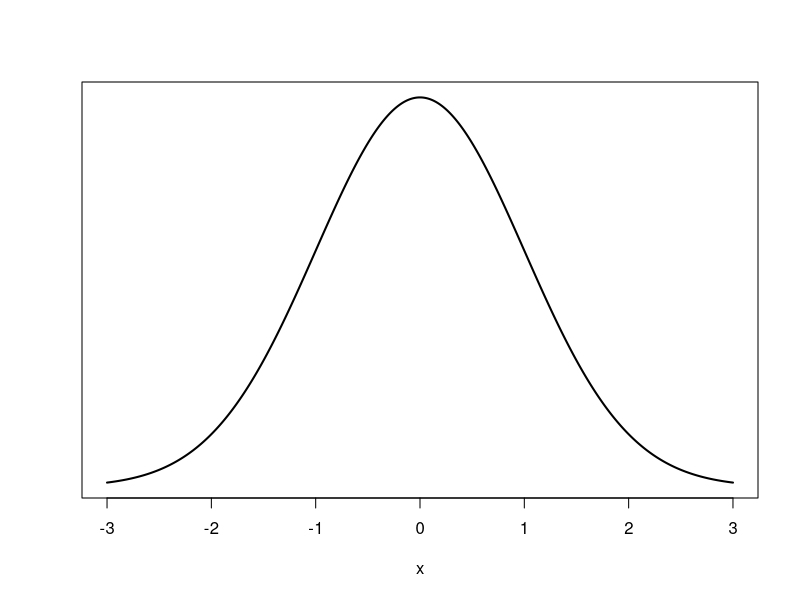
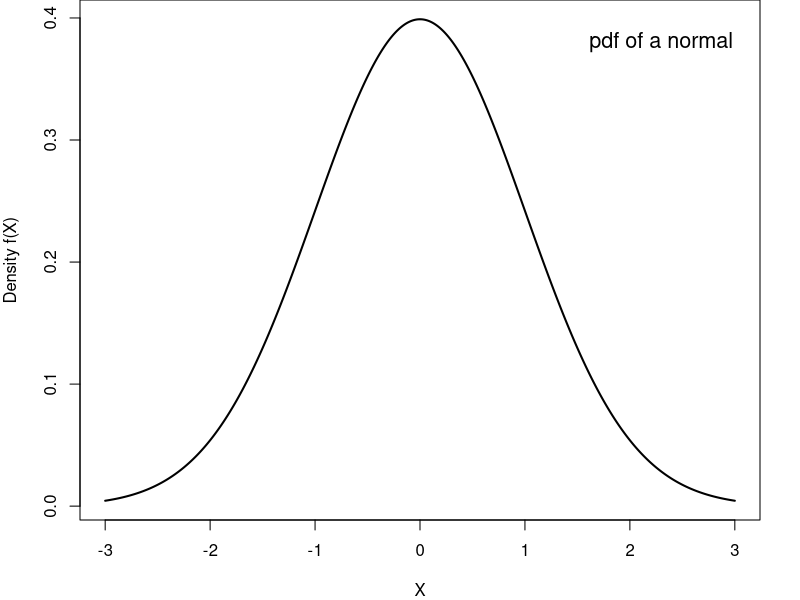
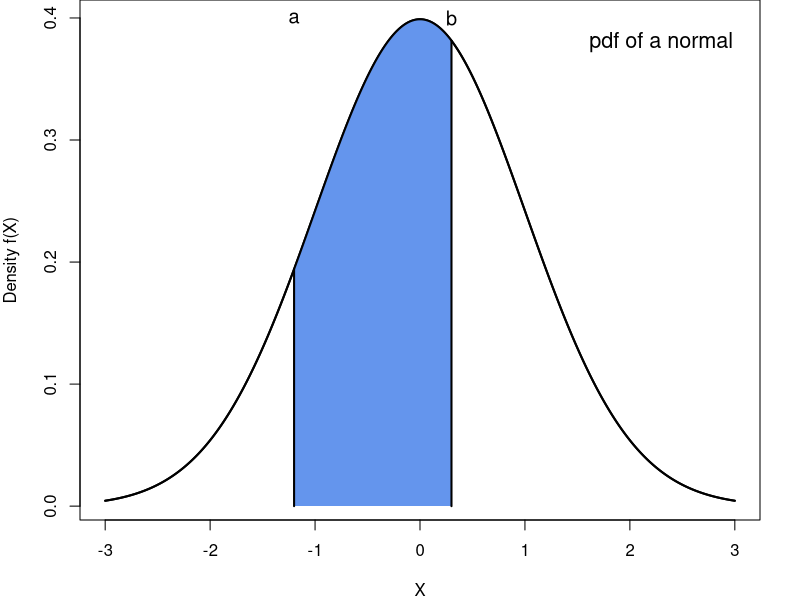
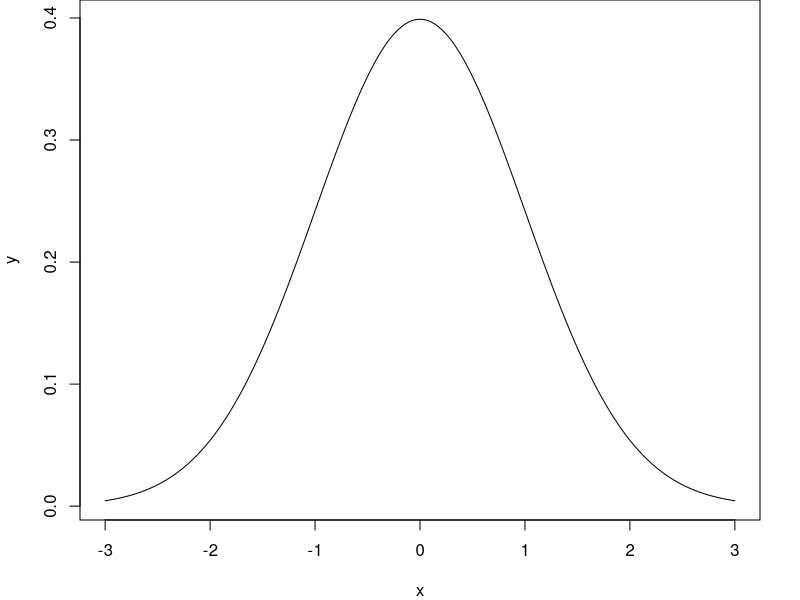
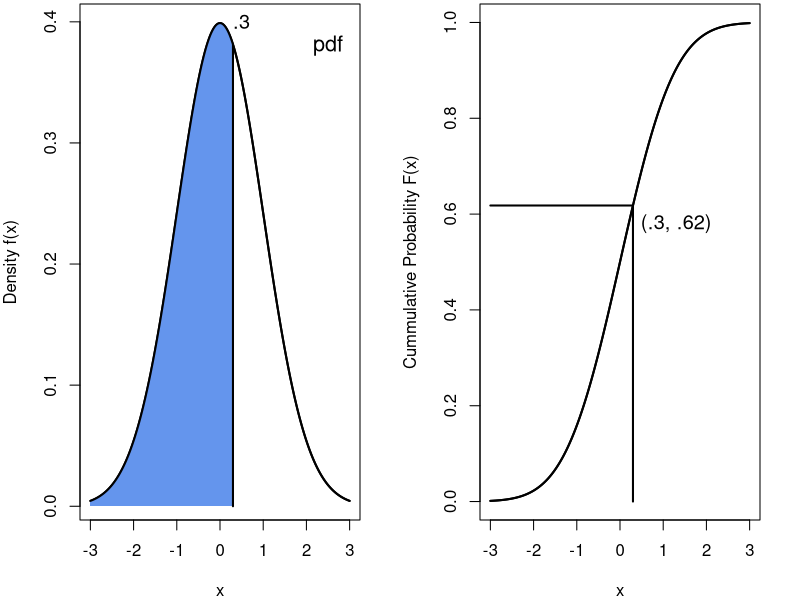
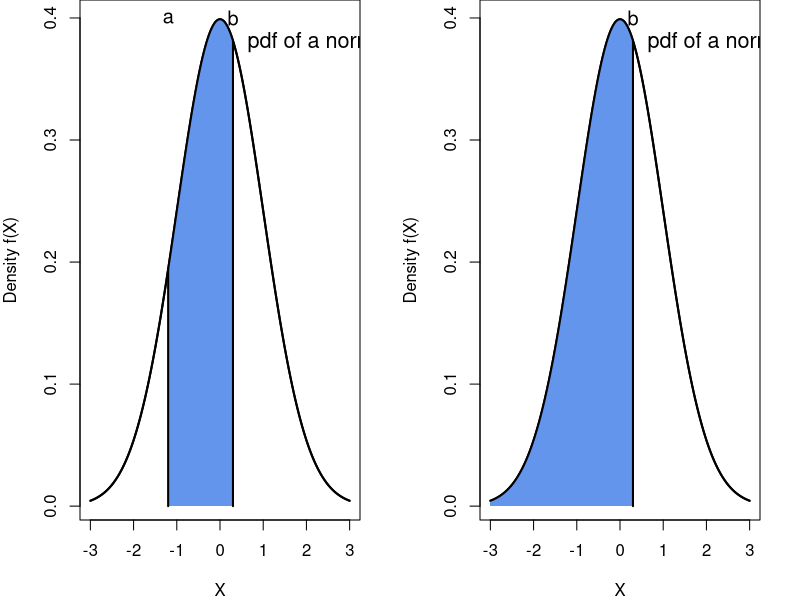
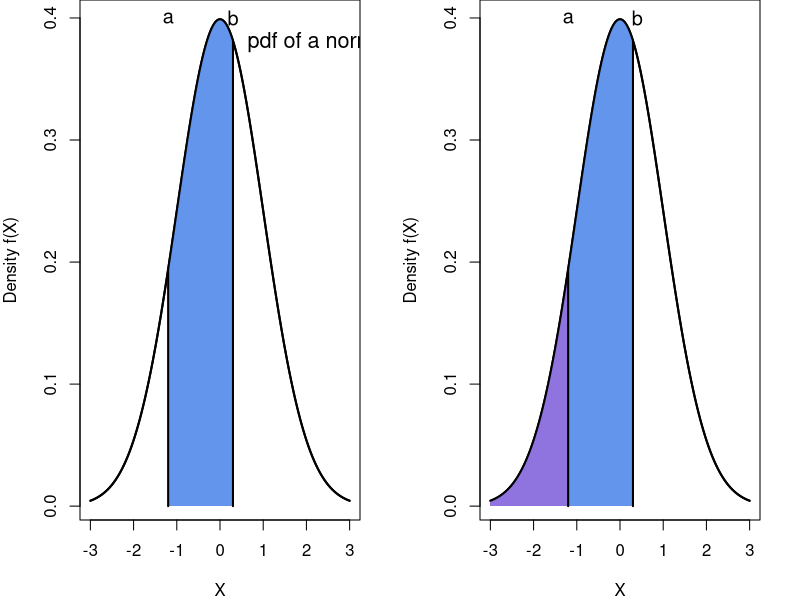
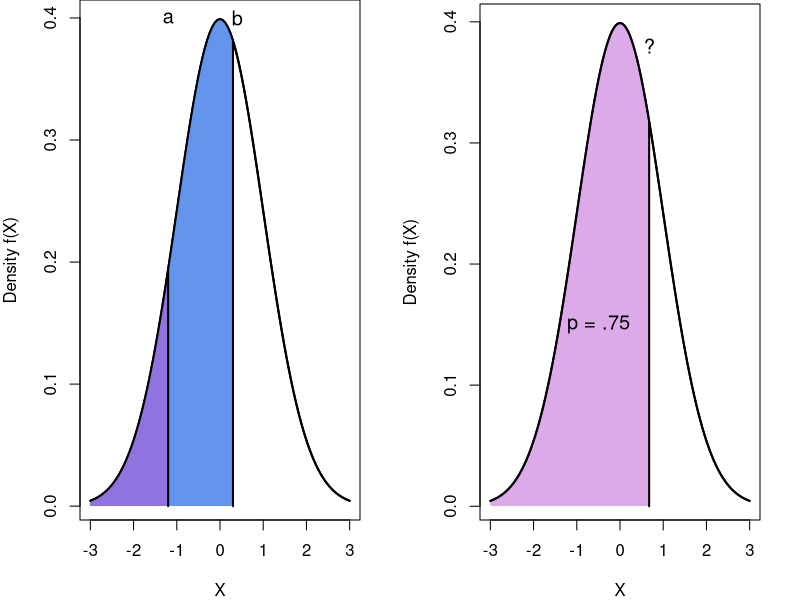

The R script that drew these images, in order:
## ---- chunk 1
x <- seq(-3, 3, .01)
y <- dnorm(x)
plot(x, y, yaxt = 'n', type = "l", lwd = 2, ylab = "")
## ---- chunk 2
par(mar = c(4, 4, 0, 2))
plot(x, y, type = "l", lwd = 2
     , ylab = "Density f(X)", xlab = "X")
text(2.3, .38, "pdf of a normal", cex = 1.3)
## ---- chunk 3
par(mar = c(4, 4, 0, 2))
plot(x, y, type = "l", lwd = 2
     , ylab = "Density f(X)", xlab = "X")
text(2.3, .38, "pdf of a normal", cex = 1.3)

make.line <- function(x, mu = 0, s2 = 1, ...){
  y <- dnorm(x, mu, sqrt(s2))
  lines(x = rep(x, 2), y = c(0, y) , ...)
}

make.poly <- function(a, b, mu = 0, s2 = 1, seq.by = .01, ...){
  y <- dnorm(seq(a, b, seq.by), mu, sqrt(s2))
  xx <- c(seq(a, b, seq.by), seq(b, a, -seq.by))
  yy <- c(y, rep(0, length(y)))
  polygon(xx, yy, border = NA, ...)
}

make.poly(-1.2, .3, col = "cornflowerblue")
make.line(-1.2, lwd = 2, col = 1)
make.line(.3, lwd = 2)
lines(x, y, lwd = 2)
text(-1.2, .4, "a", cex = 1.2)
text(.3, .4, "b", cex = 1.2)
## ---- chunk 4
dnorm(0, mean = 0, sd = 1)
## ---- chunk 5
x <- seq(-3, 3, .01)
head(x)
y <- dnorm(x = x, mean = 0, sd = 1)
head(y)
## ---- chunk 6
x <- seq(-3, 3, .01)
y <- dnorm(x = x, mean = 0, sd = 1)

plot(x, y, type = "l")
## ---- chunk 7
par(mar = c(4, 4, .2, 2))
layout(matrix(1:2, ncol = 2))
plot(x, y, type = "l", lwd = 2
     , ylab = "Density f(x)", xlab = "x")
text(2.5, .38, "pdf", cex = 1.3)

make.line <- function(x, mu = 0, s2 = 1, fun = "pdf", ...){
  if(fun == "pdf"){
    y <- dnorm(x, mu, sqrt(s2))
  }else{
    y <- pnorm(x, mu, sqrt(s2))
    }
  lines(x = rep(x, 2), y = c(0, y) , ...)
}

make.poly <- function(a, b, mu = 0, s2 = 1, seq.by = .01, fun = "pdf", ...){
  if(fun == "pdf"){
    y <- dnorm(seq(a, b, seq.by), mu, sqrt(s2))
  }else{
    y <- pnorm(seq(a, b, seq.by), mu, sqrt(s2))
    }
  xx <- c(seq(a, b, seq.by), seq(b, a, -seq.by))
  yy <- c(y, rep(0, length(y)))
  polygon(xx, yy, border = NA, ...)
}

make.poly(-3, .3, col = "cornflowerblue")
make.line(.3, lwd = 2)
lines(x, y, lwd = 2)
text(.5, .4, ".3", cex = 1.2)

plot(x, pnorm(x), type = "l", lwd = 2
     , ylab = "Cummulative Probability F(x)", xlab = "x")

# make.poly(-3, .3, col = "cornflowerblue", fun = "cdf")
make.line(.3, lwd = 2, fun = "cdf")
lines(x, pnorm(x), lwd = 2)
text(1.3, .58, "(.3, .62)", cex = 1.2)
lines(c(-3, .3), pnorm(rep(.3, 2)), lwd = 2)
## ---- chunk 8
par(mar = c(4, 4, 0, 2))
plot(x, y, type = "l", lwd = 2
     , ylab = "Density f(X)", xlab = "X")
text(2.3, .38, "pdf of a normal", cex = 1.3)

make.line <- function(x, mu = 0, s2 = 1, ...){
  y <- dnorm(x, mu, sqrt(s2))
  lines(x = rep(x, 2), y = c(0, y) , ...)
}

make.poly <- function(a, b, mu = 0, s2 = 1, seq.by = .01, ...){
  y <- dnorm(seq(a, b, seq.by), mu, sqrt(s2))
  xx <- c(seq(a, b, seq.by), seq(b, a, -seq.by))
  yy <- c(y, rep(0, length(y)))
  polygon(xx, yy, border = NA, ...)
}

make.poly(-1.2, .3, col = "cornflowerblue")
make.line(-1.2, lwd = 2, col = 1)
make.line(.3, lwd = 2)
lines(x, y, lwd = 2)
text(-1.2, .4, "a", cex = 1.2)
text(.3, .4, "b", cex = 1.2)
## ---- chunk 9
par(mar = c(4, 4, 0, 2))
plot(x, y, type = "l", lwd = 2
     , ylab = "Density f(X)", xlab = "X")
text(2.3, .38, "pdf of a normal", cex = 1.3)

make.poly(-3, .3, col = "cornflowerblue")
# make.poly(-3, -1.2, col = adjustcolor("mediumorchid", .5))
# make.line(-1.2, lwd = 2, col = 1)
make.line(.3, lwd = 2)
lines(x, y, lwd = 2)
# text(-1.2, .4, "a", cex = 1.2)
text(.3, .4, "b", cex = 1.2)
## ---- chunk 10
par(mar = c(4, 4, 0, 2))
plot(x, y, type = "l", lwd = 2
     , ylab = "Density f(X)", xlab = "X")
text(2.3, .38, "pdf of a normal", cex = 1.3)

make.line <- function(x, mu = 0, s2 = 1, ...){
  y <- dnorm(x, mu, sqrt(s2))
  lines(x = rep(x, 2), y = c(0, y) , ...)
}

make.poly <- function(a, b, mu = 0, s2 = 1, seq.by = .01, ...){
  y <- dnorm(seq(a, b, seq.by), mu, sqrt(s2))
  xx <- c(seq(a, b, seq.by), seq(b, a, -seq.by))
  yy <- c(y, rep(0, length(y)))
  polygon(xx, yy, border = NA, ...)
}

make.poly(-1.2, .3, col = "cornflowerblue")
make.line(-1.2, lwd = 2, col = 1)
make.line(.3, lwd = 2)
lines(x, y, lwd = 2)
text(-1.2, .4, "a", cex = 1.2)
text(.3, .4, "b", cex = 1.2)
## ---- chunk 11
par(mar = c(4, 4, 0, 2))
plot(x, y, type = "l", lwd = 2
     , ylab = "Density f(X)", xlab = "X")
# text(2.3, .38, "pdf of a normal", cex = 1.3)

make.poly(-3, .3, col = "cornflowerblue")
make.poly(-3, -1.2, col = adjustcolor("mediumorchid", .5))
make.line(-1.2, lwd = 2, col = 1)
make.line(.3, lwd = 2)
lines(x, y, lwd = 2)
text(-1.2, .4, "a", cex = 1.2)
text(.4, .4, "b", cex = 1.2)
## ---- chunk 12
par(mar = c(4, 4, 0, 2))
plot(x, y, type = "l", lwd = 2
     , ylab = "Density f(X)", xlab = "X")
# text(2.3, .38, "pdf of a normal", cex = 1.3)

make.poly(-3, .3, col = "cornflowerblue")
make.poly(-3, -1.2, col = adjustcolor("mediumorchid", .5))
make.line(-1.2, lwd = 2, col = 1)
make.line(.3, lwd = 2)
lines(x, y, lwd = 2)
text(-1.2, .4, "a", cex = 1.2)
text(.4, .4, "b", cex = 1.2)
## ---- chunk 13
pnorm(.3, 0, 1) - pnorm(-1.2, 0, 1)
## ---- chunk 14
par(mar = c(4, 4, .2, 2))
plot(x, y, type = "l", lwd = 2
     , ylab = "Density f(X)", xlab = "X")
# text(2.3, .38, "pdf of a normal", cex = 1.3)

make.poly(-3, qnorm(.75), col = adjustcolor("mediumorchid", .5))
make.line(qnorm(.75), lwd = 2, col = 1)
lines(x, y, lwd = 2)
text(-.5, .15, "p = .75", cex = 1.2)
text(qnorm(.75), .38, "?", cex = 1.2)
## ---- chunk 15
par(mar = c(4, 4, .2, 2))
plot(x, y, type = "l", lwd = 2
     , ylab = "Density f(X)", xlab = "X")
# text(2.3, .38, "pdf of a normal", cex = 1.3)

make.poly(-3, qnorm(.75), col = adjustcolor("mediumorchid", .5))
make.line(qnorm(.75), lwd = 2, col = 1)
lines(x, y, lwd = 2)
text(-.5, .15, "p = .75", cex = 1.2)
text(qnorm(.75), .38, "?", cex = 1.2)
## ---- chunk 16
qnorm(.75, mean = 0, sd = 1)
## ---- chunk 17
rnorm(5, mean = 0, sd = 1)
## ---- chunk 18
x <- seq(-3, 5, .01)
y.noise <- dnorm(x)
y.signal <- dnorm(x, 1.5)

plot(x, y.noise
     , type = "l", lwd = 2
     , xlim = range(x)
     , frame.plot = F
     , ylab = "Density"
     , xlab = "Sensory Strength"
     )
lines(x, y.signal, col = "firebrick4", lwd = 2)
# make.line(0)
# make.line(1.5, 1.5)
# abline(v = 1, lwd = 2, col = "darkgreen")
# axis(3, at = c(0, 1.5), labels = c("", ""))
# mtext("d'", 3, line = .5, at = .75, cex = 1.3)
# text(1.2, .03, "c", cex = 1.3)
text(-2, .25, "Stimulus absent")
text(3.5, .25, "Stimulus present")
## ---- chunk 19
x <- seq(-3, 5, .01)
y.noise <- dnorm(x)
y.signal <- dnorm(x, 1.5)

plot(x, y.noise
     , type = "l", lwd = 2
     , xlim = range(x)
     , frame.plot = F
     , ylab = "Density"
     , xlab = "Sensory Strength"
     )
lines(x, y.signal, col = "firebrick4", lwd = 2)
# make.line(0)
# make.line(1.5, 1.5)
# abline(v = 1, lwd = 2, col = "darkgreen")
axis(3, at = c(0, 1.5), labels = c("", ""))
mtext("d'", 3, line = .5, at = .75, cex = 1.3)
# text(1.2, .03, "c", cex = 1.3)
text(-2, .25, "Stimulus absent")
text(3.5, .25, "Stimulus present")
## ---- chunk 20
x <- seq(-3, 5, .01)
y.noise <- dnorm(x)
y.signal <- dnorm(x, 1.5)

plot(x, y.noise
     , type = "l", lwd = 2
     , xlim = range(x)
     , frame.plot = F
     , ylab = "Density"
     , xlab = "Sensory Strength"
     )
lines(x, y.signal, col = "firebrick4", lwd = 2)
# make.line(0)
# make.line(1.5, 1.5)
abline(v = 1, lwd = 2, col = "darkgreen")
axis(3, at = c(0, 1.5), labels = c("", ""))
mtext("d'", 3, line = .5, at = .75, cex = 1.3)
text(1.2, .03, "c", cex = 1.3)
text(-2, .25, "Stimulus absent")
text(3.5, .25, "Stimulus present")
## ---- chunk 21
x <- seq(-3, 5, .01)
y.noise <- dnorm(x)
y.signal <- dnorm(x, 1.5)

plot(x, y.noise
     , type = "l", lwd = 2
     , xlim = range(x)
     , frame.plot = F
     , ylab = "Density"
     , xlab = "Sensory Strength"
     )
lines(x, y.signal, col = "firebrick4", lwd = 2)
# make.line(0)
# make.line(1.5, 1.5)
abline(v = 1, lwd = 2, col = "darkgreen")
# axis(3, at = c(0, 1.5), labels = c("", ""))
# mtext("d'", 3, line = .5, at = .75, cex = 1.3)
text(1.2, .03, "c", cex = 1.3)
text(-2, .25, "Stimulus absent")
text(3.5, .25, "Stimulus present")
## ---- chunk 22
x <- seq(-3, 5, .01)
y.noise <- dnorm(x)
y.signal <- dnorm(x, 1.5)

plot(x, y.noise
     , type = "l", lwd = 2
     , xlim = range(x)
     , frame.plot = F
     , ylab = "Density"
     , xlab = "Sensory Strength"
     )
lines(x, y.signal, col = "firebrick4", lwd = 2)
# make.line(0)
# make.line(1.5, 1.5)
abline(v = 1, lwd = 2, col = "darkgreen")
# axis(3, at = c(0, 1.5), labels = c("", ""))
# mtext("d'", 3, line = .5, at = .75, cex = 1.3)
text(1.2, .03, "c", cex = 1.3)
text(-2, .25, "Stimulus absent")
text(3.5, .25, "Stimulus present")
make.poly(1, 5, mu = 1.5, col = adjustcolor("firebrick", .3))
## ---- chunk 23
x <- seq(-3, 5, .01)
y.noise <- dnorm(x)
y.signal <- dnorm(x, 1.5)

plot(x, y.noise
     , type = "l", lwd = 2
     , xlim = range(x)
     , frame.plot = F
     , ylab = "Density"
     , xlab = "Sensory Strength"
     )
lines(x, y.signal, col = "firebrick4", lwd = 2)
# make.line(0)
# make.line(1.5, 1.5)
abline(v = 1, lwd = 2, col = "darkgreen")
# axis(3, at = c(0, 1.5), labels = c("", ""))
# mtext("d'", 3, line = .5, at = .75, cex = 1.3)
text(1.2, .03, "c", cex = 1.3)
text(-2, .25, "Stimulus absent")
text(3.5, .25, "Stimulus present")
make.poly(-3, 1, mu = 1.5, col = adjustcolor("firebrick", .3))
## ---- chunk 24
x <- seq(-3, 5, .01)
y.noise <- dnorm(x)
y.signal <- dnorm(x, 1.5)

plot(x, y.noise
     , type = "l", lwd = 2
     , xlim = range(x)
     , frame.plot = F
     , ylab = "Density"
     , xlab = "Sensory Strength"
     )
lines(x, y.signal, col = "firebrick4", lwd = 2)
# make.line(0)
# make.line(1.5, 1.5)
abline(v = 1, lwd = 2, col = "darkgreen")
# axis(3, at = c(0, 1.5), labels = c("", ""))
# mtext("d'", 3, line = .5, at = .75, cex = 1.3)
text(1.2, .03, "c", cex = 1.3)
text(-2, .25, "Stimulus absent")
text(3.5, .25, "Stimulus present")
make.poly(1, 5, mu = 0, col = adjustcolor(1, .3))
## ---- chunk 25
x <- seq(-3, 5, .01)
y.noise <- dnorm(x)
y.signal <- dnorm(x, 1.5)

plot(x, y.noise
     , type = "l", lwd = 2
     , xlim = range(x)
     , frame.plot = F
     , ylab = "Density"
     , xlab = "Sensory Strength"
     )
lines(x, y.signal, col = "firebrick4", lwd = 2)
# make.line(0)
# make.line(1.5, 1.5)
abline(v = 1, lwd = 2, col = "darkgreen")
# axis(3, at = c(0, 1.5), labels = c("", ""))
# mtext("d'", 3, line = .5, at = .75, cex = 1.3)
text(1.2, .03, "c", cex = 1.3)
text(-2, .25, "Stimulus absent")
text(3.5, .25, "Stimulus present")
make.poly(-3, 1, mu = 0, col = adjustcolor(1, .3))
## ---- chunk 26
#log likelihood for signal detection
ll.sd <- function(par, y){       #par = c(d', c) y = c(hit, miss, fa, cr)
p <- 1:4
p[1] <- 1 - pnorm(par[2], par[1], 1)
p[2] <- 1 - p[1]
p[3] <- 1 - pnorm(par[2], 0, 1)
p[4] <- 1 - p[3]
-sum(y * log(p))
}
## ---- chunk 27
#log likelihood for signal detection
ll.sd <- function(par, y){       #par = c(d', c) y = c(hit, miss, fa, cr)
p <- 1:4
p[1] <- 1 - pnorm(par[2], par[1], 1)
p[2] <- 1 - p[1]
p[3] <- 1 - pnorm(par[2], 0, 1)
p[4] <- 1 - p[3]
-sum(y * log(p))
}
## ---- chunk 28
y <- c(40, 10, 30, 20)
par <- c(1, 0) #starting values
out <- optim(par, ll.sd, y = y)
out$par
## ---- chunk 29
x <- seq(-3, 6, .01)
y.noise <- dnorm(x)
y.signal <- dnorm(x, 1)
y.signal2 <- dnorm(x, 2.5)

plot(x, y.noise
     , type = "l", lwd = 2
     , xlim = range(x)
     , frame.plot = F
     , ylab = "Density"
     , xlab = "Sensory Strength"
     )
lines(x, y.signal, col = "firebrick4", lwd = 2)
lines(x, y.signal2, col = "darkblue", lwd = 2)
# make.line(0)
# make.line(1.5, 1.5)
abline(v = .8, lwd = 2, col = "darkgreen")
axis(3, at = c(0, 1, 2.5), labels = c("", "", ""))
mtext(expression("d'"[1]), 3, line = .5, at = .5, cex = 1.3)
mtext(expression("d'"[2]), 3, line = .5, at = 1.25, cex = 1.3)
text(.9, .03, "c", cex = 1.3)
text(-2, .25, "Stimulus absent")
text(.2, .15, "Cond 1")
text(3, .2, "Cond 2")
## ---- chunk 30
#par = c(d'1, d'2, c) y = c(hit1, miss1, fa1, cr1, hit2, miss2, fa2, cr2)
nll.sdt <- function(par3, y8){            
  ll.sd(par3[c(1, 3)], y8[1:4]) +     #condition 1
    ll.sd(par3[2:3], y8[5:8])       #condition 2
}

### Data analysis
dat <- c(22, 28, 22, 28   #h, m, f, c for condition 1
         , 35, 15, 21, 29) #h, m, f, c for condition 2

par.m <- c(1, 2, 1) #starting values
out2  <- optim(par.m, nll.sdt, y8 = dat, hessian = T)
## ---- chunk 31
#par = c(d', c) y = c(hit1, miss1, fa1, cr1, hit2, miss2, fa2, cr2)
nll.sdt.2 <- function(par2, y8){            
  ll.sd(par2, y8[1:4]) +     #condition 1
    ll.sd(par2, y8[5:8])       #condition 2
}

### Data analysis
par.m <- c(1, .5) #starting values
out3  <- optim(par.m, nll.sdt.2, y8 = dat, hessian = T)
## ---- chunk 32
#G2 between general and constrained model
(G2 <- 2 * (out3$value - out2$value))

#p-value
1 - pchisq(G2, df = 1)
